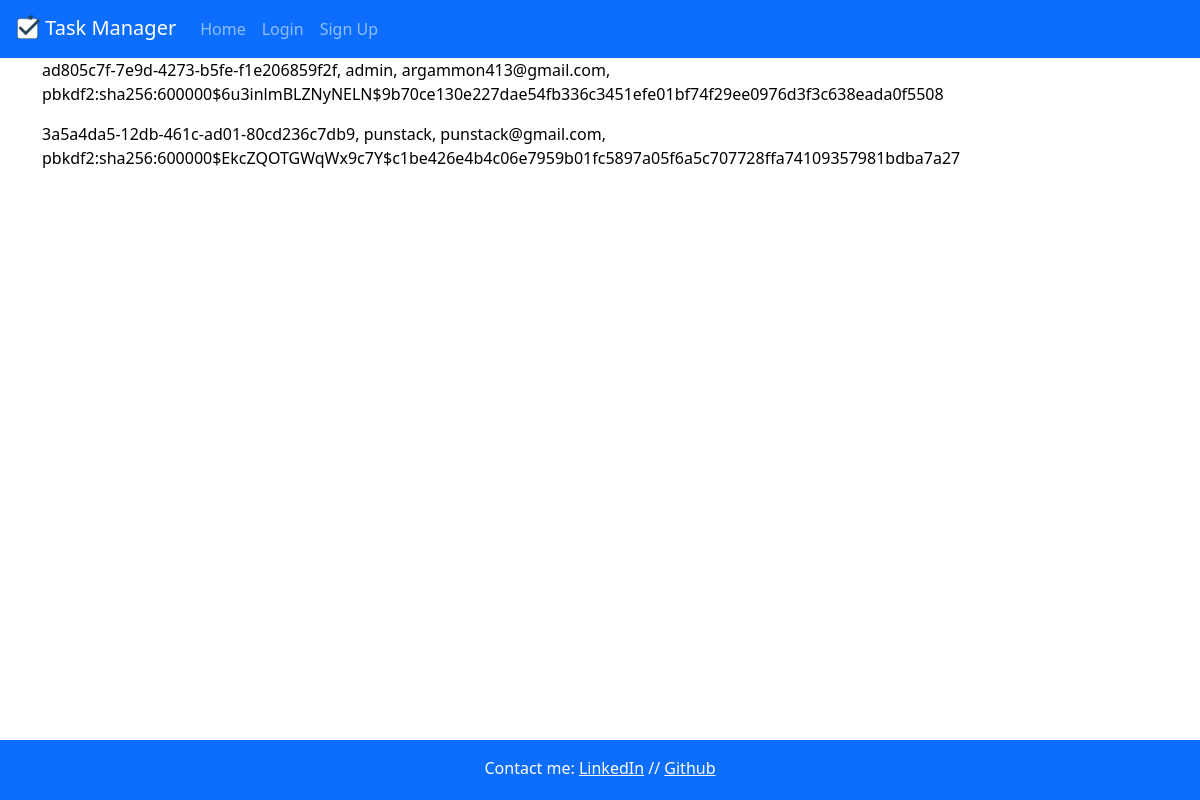
The app's page /view_users, older data.
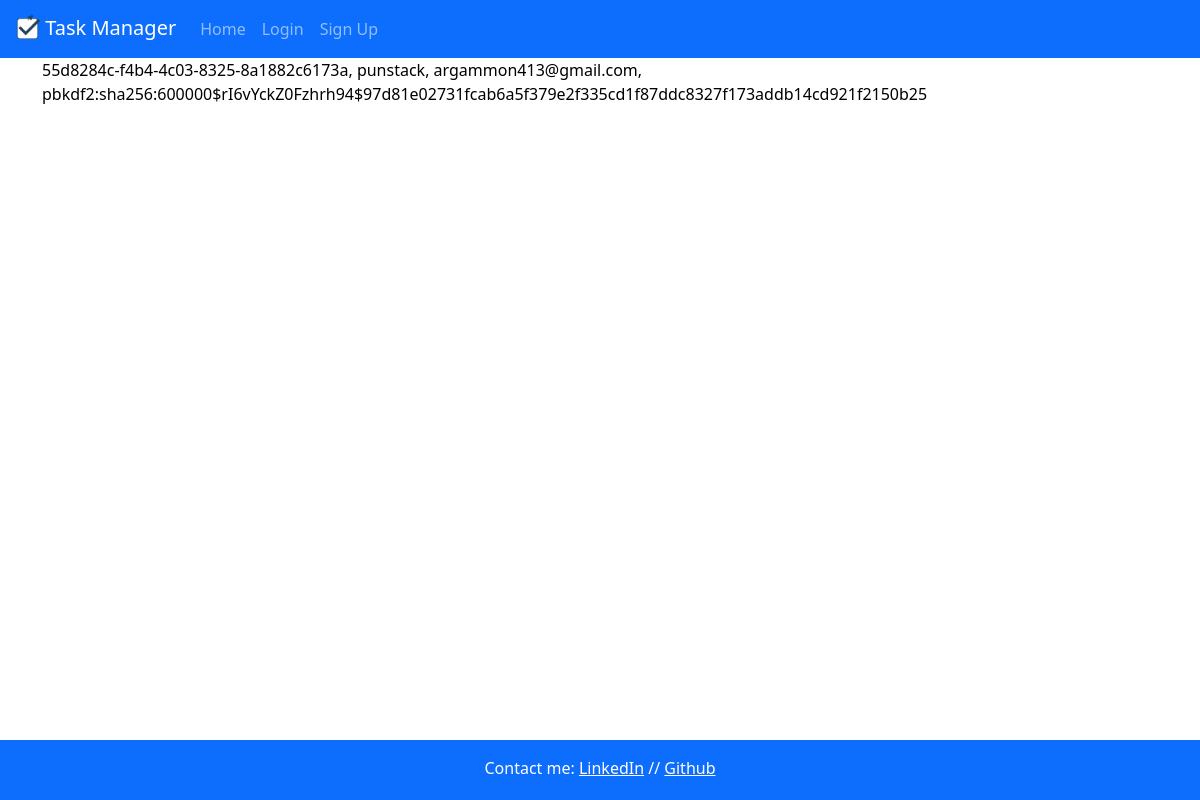
The same page, newer data.
### app.py (models this page shows, shortened)
class User(db.Model):
    __tablename__ = 'User'
    id = db.Column(db.String(36), primary_key = True, default=lambda: str(uuid.uuid4()))
    user = db.Column(db.String(20), unique = True, nullable = False) # stores original case of username
    user_lower = db.Column(db.String(20), unique = True, nullable = False) # stores lower case version of username
    email = db.Column(db.String(100), unique = True, nullable = False)
    email_lower = db.Column(db.String(100), unique = True, nullable = False)
    password = db.Column(db.String(50), nullable = False)
    tasks = db.relationship('Task', backref='user', lazy = True, cascade = 'all, delete-orphan')
    friends = db.relationship('User',
                              secondary = friends,
                              primaryjoin = (friends.c.user_id == id),
                              secondaryjoin = (friends.c.friend_id == id),
                              backref = db.backref('friended_by', lazy = 'dynamic'), # for loading 'friended_by'
                              lazy = 'dynamic') # for loading 'friends'

### app.py (the view)
@app.route("/view_users")
def view_users():
    return render_template("view_users.html", values=User.query.all())

### app.py (called while the page is built)
@app.before_request
def check_user_existence():
    if "user" in session:
        user_lower = session["user"].lower()
        if not User.query.filter_by(user_lower=user_lower).first():
            session.pop("user", None)
            return redirect(url_for("login"))

### templates/view_users.html
{% extends "layout.html" %}
{% block content %}
{% for item in values %}
<p>{{item.id}}, {{item.user}}, {{item.email}}, {{item.password}}</p>
{% endfor %}
{% endblock %}

### templates/layout.html (shortened to what this page needs)
<!doctype html>
<html lang="en">
<head>
  <link rel="stylesheet" href="https://cdn.jsdelivr.net/npm/bootstrap@5.3.0-alpha1/dist/css/bootstrap.min.css">
  <link rel="stylesheet" type="text/css" href="{{ url_for('static', filename='style.css') }}">
</head>
<body>
  <nav class="navbar navbar-expand-lg navbar-dark bg-primary text-center">
    <a class="navbar-brand" href="/"><img src="{{ url_for('static', filename='task_manager_logo.png') }}"
        alt="Task Manager Logo" width="25" height="25"> Task Manager</a>
    <div class="collapse navbar-collapse" id="navbarText">
      <ul class="navbar-nav mr-auto mt-2 mt-lg-0">
        {% if session.get("user") %}
        <li class="nav-item">
          <a class="nav-link {% block add_status %}{% endblock %}" href="/add-task">Add Task</a>
        </li>
        <li class="nav-item">
          <a class="nav-link {% block user_status %}{% endblock %}" href="{{url_for("user_page", user=session["user"])}}">My Profile</a>
        </li>
        <li class="nav-item">
          <a class="nav-link {% block archive_status %}{% endblock %}" href="/archive">Archived Tasks</a>
        </li>
        <li class="nav-item">
          <a class="nav-link {% block settings_status %}{% endblock %}" href="/settings">Settings</a>
        </li>
        <li class="nav-item">
          <a class="nav-link" href="/logout">Log Out</a>
        </li>
        {% else %}
        <li class="nav-item">
          <a class="nav-link {% block home_status %}{% endblock %}" href="/">Home</a>
        </li>
        <li class="nav-item">
          <a class="nav-link {% block login_status %}{% endblock %}" href="/login">Login</a>
        </li>
        <li class="nav-item">
          <a class="nav-link {% block signup_status %}{% endblock %}" href="/sign-up">Sign Up</a>
        </li>
        {% endif %}
      </ul>
    </div>
  </nav>
  <main class="flex-shrink-0">
    <div class="container">
      {% block content %}
      {% endblock %}
    </div>
  </main>
  <footer class="footer fixed-bottom mt-auto py-3 bg-primary">
    <div class="container">
      <span>
        <p style = "color: #ffffff">
          Contact me:
        <a href="https://www.linkedin.com/in/amara-gammon/" style="color: #ffffff">LinkedIn</a> //
        <a href="https://github.com/punstack" style="color: #ffffff">Github</a>
        </p>
      </span>
    </div>
  </footer>
</body>
</html>

### static/style.css (style rules this page uses)
body { min-height: 100vh; display: flex; flex-direction: column; color: #000000; margin: 0; }
main { flex: 1; padding-bottom: 60px; }
.navbar-brand { margin-left:15px !important; }
.footer { width: 100%; height: 60px; margin-top: auto; padding: 1rem; }
.footer .container { text-align: center; color: #ffffff; flex: 1; }

### templates/layout.html (style rules this page uses)
html, body { height: 100%; margin: 0; }
body { display: flex; flex-direction: column; }
main { flex: 1; }
img { margin-bottom: 6px; }
.footer { padding: 1rem; text-align: center; }

Row changes from the older to the newer data that the page shows:
removed User: id "ad805c7f-7e9d-4273-b5fe-f1e206859f2f", user "admin", email "argammon413@gmail.com", password "pbkdf2:sha256:600000$6u3inlmBLZNyNELN$9b70ce130e227dae54fb336c3451efe01bf74f29ee0976d3f3c638eada0f5508"
removed User: id "3a5a4da5-12db-461c-ad01-80cd236c7db9", user "punstack", email "punstack@gmail.com", password "pbkdf2:sha256:600000$EkcZQOTGWqWx9c7Y$c1be426e4b4c06e7959b01fc5897a05f6a5c707728ffa74109357981bdba7a27"
added User: id "55d8284c-f4b4-4c03-8325-8a1882c6173a", user "punstack", email "argammon413@gmail.com", password "pbkdf2:sha256:600000$rI6vYckZ0Fzhrh94$97d81e02731fcab6a5f379e2f335cd1f87ddc8327f173addb14cd921f2150b25"
